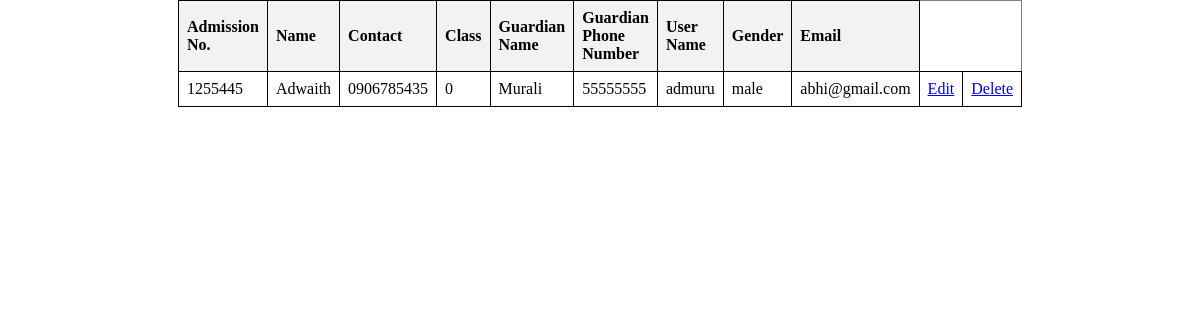
Page /view_students/ on the earlier database version.
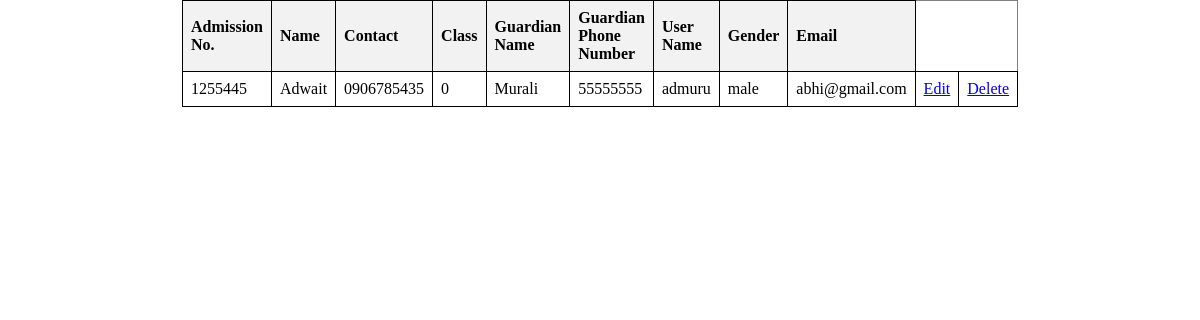
Same page on the later database version.
### signapp/models.py (models this page shows)
class StudentsMod(models.Model):
    admissionno = models.CharField(primary_key=True,max_length=12)
    name = models.CharField(max_length=50)
    classstud = models.CharField(max_length=5)
    contact = models.CharField(max_length=10)
    guardianName = models.CharField(max_length=30)
    guradPhone = models.CharField(max_length=10)
    userName = models.CharField(max_length=6)
    gender = models.CharField(max_length=7)
    email = models.CharField(max_length=30,unique=True)
    password = models.CharField(max_length=32, default=None, blank=True, null=True)
    usertype = models.CharField(max_length=100,default='Student')

### signapp/views.py (the view)
# urls.py: path('view_students/', views.view_students, name='view_students'),
def view_students(request):
    my_students = StudentsMod.objects.all()
    return render(request, 'studentstable.html', {'my_students': my_students})

### signapp/templates/studentstable.html (shortened to what this page needs)
<!DOCTYPE html>
<html lang="en">
  <head>
  </head>
  <body>
    <table border="1">
      <tr>
        <th>Admission No.</th>
        <th>Name</th>
        <th>Contact</th>
        <th>Class</th>
        <th>Guardian Name</th>
        <th>Guardian Phone Number</th>
        <th>User Name</th>
        <th>Gender</th>
        <th>Email</th>
      </tr>
      {% for my_students in my_students %}
      <tr>
        <td>{{ my_students.admissionno }}</td>
        <td>{{ my_students.name }}</td>
        <td>{{ my_students.contact }}</td>
        <td>{{ my_students.classstud }}</td>
        <td>{{ my_students.guardianName }}</td>
        <td>{{ my_students.guradPhone }}</td>
        <td>{{ my_students.userName }}</td>
        <td>{{ my_students.gender }}</td>
        <td>{{ my_students.email }}</td>
        <td>
          <a href="{% url 'edit_student' admissionno=my_students.admissionno %}"
            >Edit</a
          >
        </td>
        <td>
          <a
            href="{% url 'delete_student' admissionno=my_students.admissionno %}"
            >Delete</a
          >
        </td>
      </tr>
      {% endfor %}
    </table>
  </body>
</html>

Differences in the rows shown:
changed StudentsMod "Murali": name "Adwaith" → "Adwait"
